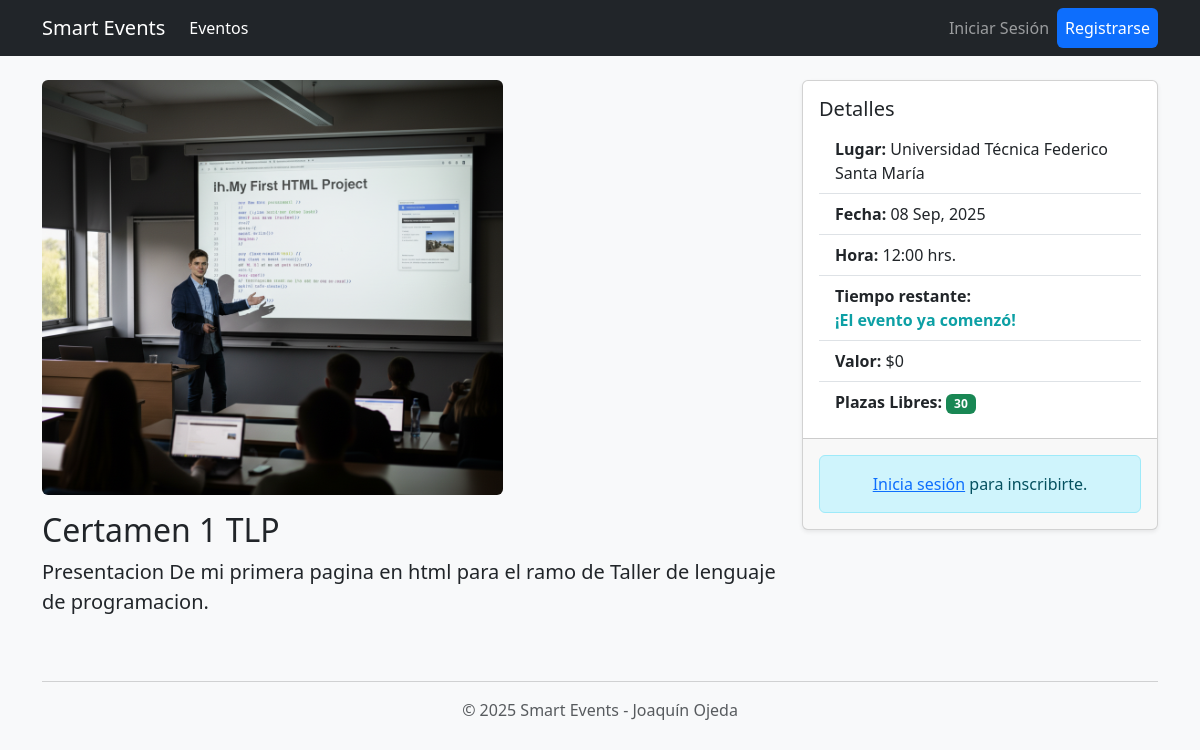
Screenshot of /evento/3/ with the database file from the repository.
### core/models.py (models this page shows, shortened)
class Evento(models.Model):
    titulo = models.CharField(max_length=200)
    fecha_hora = models.DateTimeField()
    lugar = models.CharField(max_length=200)
    imagen = models.ImageField(upload_to='eventos/', null=True, blank=True)
    valor = models.DecimalField(max_digits=10, decimal_places=0, default=0)
    plazas_disponibles = models.PositiveIntegerField(default=20)
    descripcion = models.TextField(null=True, blank=True)
    categoria = models.ForeignKey(Categoria, on_delete=models.SET_NULL, null=True, blank=True)

### core/views.py (the view)
# urls.py: path('evento/<int:evento_id>/', views.evento_detalle, name='evento_detalle'),
def evento_detalle(request, evento_id):
    evento = get_object_or_404(Evento, id=evento_id)
    ya_inscrito = False
    if request.user.is_authenticated:
        ya_inscrito = Inscripcion.objects.filter(usuario=request.user, evento=evento).exists()
    return render(request, 'core/evento_detalle.html', {
        'evento': evento,
        'ya_inscrito': ya_inscrito
    })

### templates/core/evento_detalle.html (shortened to what this page needs)
{% extends 'base.html' %}
{% block content %}
<div class="row">
    <div class="col-md-8">
        {% if evento.imagen %}
            <img src="{{ evento.imagen.url }}" class="img-fluid rounded mb-3" alt="{{ evento.titulo }}">
        {% endif %}
        <h2>{{ evento.titulo }}</h2>
        <p class="lead">{{ evento.descripcion }}</p>
    </div>
    <div class="col-md-4">
        <div class="card shadow-sm">
            <div class="card-body">
                <h5 class="card-title">Detalles</h5>
                <ul class="list-group list-group-flush">
                    <li class="list-group-item"><strong>Lugar:</strong> {{ evento.lugar }}</li>
                    <li class="list-group-item"><strong>Fecha:</strong> {{ evento.fecha_hora|date:"d M, Y" }}</li>
                    <li class="list-group-item"><strong>Hora:</strong> {{ evento.fecha_hora|time:"H:i" }} hrs.</li>
                    <li class="list-group-item">
                        <strong>Tiempo restante:</strong>
                        <div class="fw-bold countdown-timer"
                             class="fw-bold"
                             data-fecha="{{ evento.fecha_hora|date:'Y-m-d\TH:i:s' }}">
                        </div>
                    </li>
                    <li class="list-group-item"><strong>Valor:</strong> ${{ evento.valor }}</li>
                    <li class="list-group-item">
                        <strong>Plazas Libres:</strong>
                        <span class="badge bg-success">{{ evento.plazas_disponibles }}</span>
                    </li>
                </ul>
            </div>
            <div class="card-footer p-3">
                {% if user.is_authenticated %}
                    {% if ya_inscrito %}
                        <div class="alert alert-success text-center mb-0">
                            ¡Ya estás inscrito!
                            <a href="{% url 'mis_eventos' %}" class="alert-link">Ver mis eventos</a>
                        </div>
                    {% elif evento.plazas_disponibles > 0 %}
                        <form action="{% url 'inscribir_evento' evento.id %}" method="POST" class="d-grid">
                            {% csrf_token %}
                            <button type="submit" class="btn btn-primary btn-lg">¡Inscribirme!</button>
                        </form>
                    {% else %}
                        <div class="alert alert-danger text-center mb-0">¡Plazas Agotadas!</div>
                    {% endif %}
                {% else %}
                    <div class="alert alert-info text-center mb-0">
                        <a href="{% url 'login' %}?next={{ request.path }}">Inicia sesión</a> para inscribirte.
                    </div>
                {% endif %}
            </div>
        </div>
    </div>
</div>
{% endblock %}

### static/css/styles.css (style rules this page uses)
.countdown-timer { color: hsl(182, 85%, 35%); font-weight: bold; }

### rows the page displays
Evento: imagen (picture), titulo "Certamen 1 TLP", descripcion "Presentacion De mi primera pagina en html para el ramo de Taller de lenguaje de programacion.", lugar "Universidad Técnica Federico Santa María", fecha_hora "08 Sep, 2025", fecha_hora "12:00", valor "0", plazas_disponibles "30"
